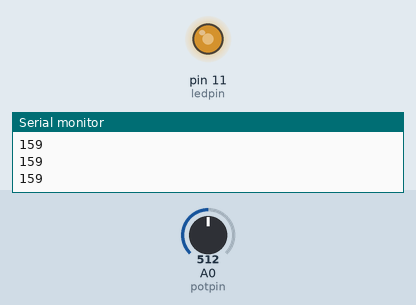
The sketch below on a simulated Arduino Uno, built with avr-gcc and run on an emulated ATmega328P. Shown: output pins drawn as LEDs (lit = HIGH), the last lines printed to the serial monitor. The test bench sets the inputs (shaded band); at power-on: A0 (potpin) = 512.

Above: at 1.2 s.
1.3 s: A0 (potpin) set to 716
At 2.2 s:
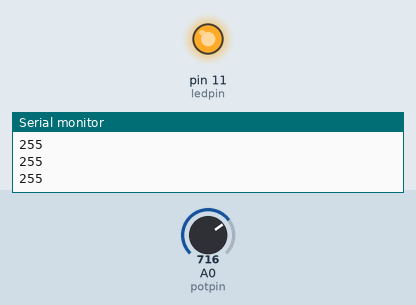
2.8 s: A0 (potpin) set to 306
At 3.3 s:
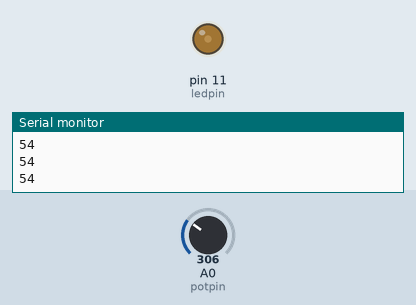
4.3 s: A0 (potpin) set to 122
At 4.6 s:
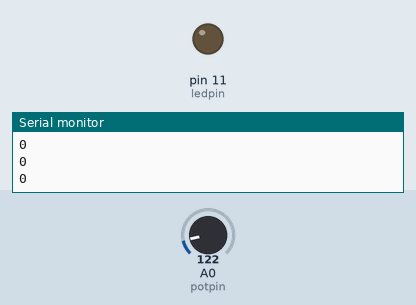
5.8 s: A0 (potpin) set to 186
7.3 s: A0 (potpin) set to 210
At 8.1 s:
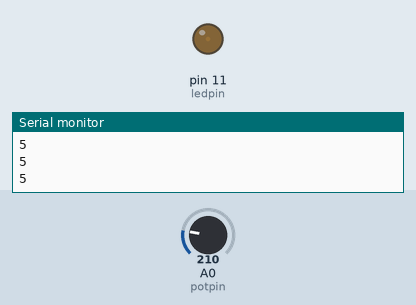
8.8 s: A0 (potpin) set to 0
At 9.2 s:
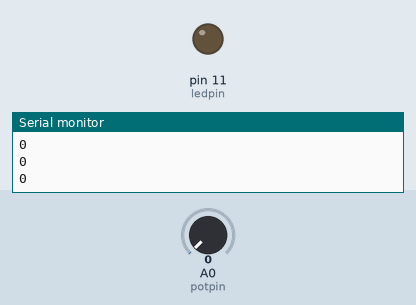
Timing chart, 0 to 11.3 s (numbered marks = the images above; inputs shaded):
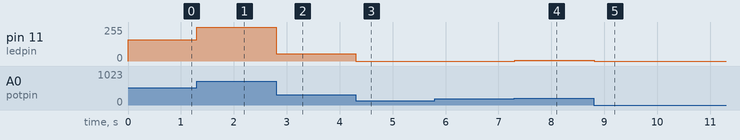

The sketch:

photo_r.ino
```cpp
int potpin=0;// initialize analog pin 0, connected with photovaristor
int ledpin=11;// initialize digital pin 11,
int val=0;// initialize variable va
void setup()
{
    pinMode(ledpin,OUTPUT);// set digital pin 11 as “output”
    Serial.begin(9600);// set baud rate at “9600”
}
void loop()
{
    val=analogRead(potpin);// read the value of the sensor and assign it to val
    val = max(0, min(255, map(val, 200, 700, 0, 255)));
    Serial.println(val);// display the value of val
    analogWrite(ledpin,val);// set up brightness（maximum value 255）
    delay(10);// wait for 0.01
}
```

Measured:
- after the input at 1.3 s, pin 11 (ledpin): 159/255 → 255/255 at once
- after the input at 2.8 s, pin 11 (ledpin): 255/255 → 54/255 at once
- after the input at 4.3 s, pin 11 (ledpin): 54/255 → 0/255 at once
- after the input at 7.3 s, pin 11 (ledpin): 0/255 → 5/255 at once
- after the input at 8.8 s, pin 11 (ledpin): 5/255 → 0/255 at once
